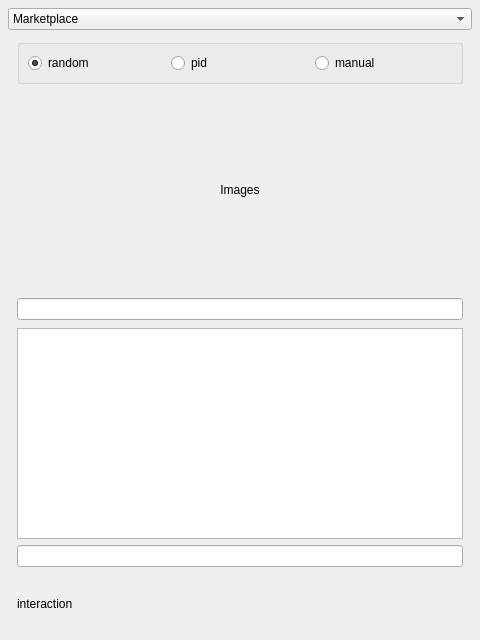
<?xml version="1.0" encoding="UTF-8"?>
<ui version="4.0">
 <class>action_container</class>
 <widget class="QWidget" name="action_container">
  <property name="geometry">
   <rect>
    <x>0</x>
    <y>0</y>
    <width>480</width>
    <height>640</height>
   </rect>
  </property>
  <property name="windowTitle">
   <string>Form</string>
  </property>
  <layout class="QHBoxLayout" name="horizontalLayout_3">
   <property name="leftMargin">
    <number>8</number>
   </property>
   <property name="topMargin">
    <number>8</number>
   </property>
   <property name="rightMargin">
    <number>8</number>
   </property>
   <property name="bottomMargin">
    <number>8</number>
   </property>
   <item>
    <layout class="QVBoxLayout" name="action_container_layout">
     <property name="spacing">
      <number>0</number>
     </property>
     <property name="bottomMargin">
      <number>12</number>
     </property>
     <item>
      <widget class="QComboBox" name="action_name">
       <item>
        <property name="text">
         <string>Marketplace</string>
        </property>
       </item>
       <item>
        <property name="text">
         <string>Discussion</string>
        </property>
       </item>
       <item>
        <property name="text">
         <string>Interaction</string>
        </property>
       </item>
      </widget>
     </item>
     <item>
      <widget class="QWidget" name="post_container" native="true">
       <layout class="QVBoxLayout" name="verticalLayout_3">
        <item>
         <layout class="QVBoxLayout" name="post_container_layout">
          <property name="bottomMargin">
           <number>12</number>
          </property>
          <item>
           <widget class="QGroupBox" name="groupBox">
            <property name="title">
             <string/>
            </property>
            <layout class="QHBoxLayout" name="horizontalLayout_4">
             <property name="leftMargin">
              <number>8</number>
             </property>
             <property name="topMargin">
              <number>8</number>
             </property>
             <property name="rightMargin">
              <number>8</number>
             </property>
             <property name="bottomMargin">
              <number>8</number>
             </property>
             <item>
              <layout class="QHBoxLayout" name="horizontalLayout">
               <item>
                <widget class="QRadioButton" name="random_radio">
                 <property name="text">
                  <string>random</string>
                 </property>
                 <property name="checked">
                  <bool>true</bool>
                 </property>
                </widget>
               </item>
               <item>
                <widget class="QRadioButton" name="pid_radio">
                 <property name="text">
                  <string>pid</string>
                 </property>
                </widget>
               </item>
               <item>
                <widget class="QRadioButton" name="manual_radio">
                 <property name="text">
                  <string>manual</string>
                 </property>
                </widget>
               </item>
              </layout>
             </item>
            </layout>
           </widget>
          </item>
          <item>
           <widget class="QWidget" name="details_container_w" native="true">
            <layout class="QVBoxLayout" name="verticalLayout_18">
             <property name="spacing">
              <number>0</number>
             </property>
             <property name="leftMargin">
              <number>0</number>
             </property>
             <property name="topMargin">
              <number>0</number>
             </property>
             <property name="rightMargin">
              <number>0</number>
             </property>
             <property name="bottomMargin">
              <number>0</number>
             </property>
             <item>
              <layout class="QVBoxLayout" name="verticalLayout_17">
               <property name="spacing">
                <number>8</number>
               </property>
               <item>
                <widget class="QLabel" name="image_label">
                 <property name="minimumSize">
                  <size>
                   <width>0</width>
                   <height>200</height>
                  </size>
                 </property>
                 <property name="maximumSize">
                  <size>
                   <width>16777215</width>
                   <height>16777215</height>
                  </size>
                 </property>
                 <property name="text">
                  <string>Images</string>
                 </property>
                 <property name="alignment">
                  <set>Qt::AlignmentFlag::AlignCenter</set>
                 </property>
                </widget>
               </item>
               <item>
                <widget class="QLineEdit" name="title_input"/>
               </item>
               <item>
                <widget class="QPlainTextEdit" name="description_input"/>
               </item>
              </layout>
             </item>
            </layout>
           </widget>
          </item>
          <item>
           <widget class="QLineEdit" name="pid_input"/>
          </item>
         </layout>
        </item>
       </layout>
      </widget>
     </item>
     <item>
      <widget class="QWidget" name="interaction_container" native="true">
       <layout class="QHBoxLayout" name="horizontalLayout_2">
        <item>
         <layout class="QVBoxLayout" name="verticalLayout_2">
          <item>
           <widget class="QLabel" name="label">
            <property name="text">
             <string>interaction</string>
            </property>
           </widget>
          </item>
         </layout>
        </item>
       </layout>
      </widget>
     </item>
    </layout>
   </item>
  </layout>
 </widget>
 <resources/>
 <connections/>
</ui>
